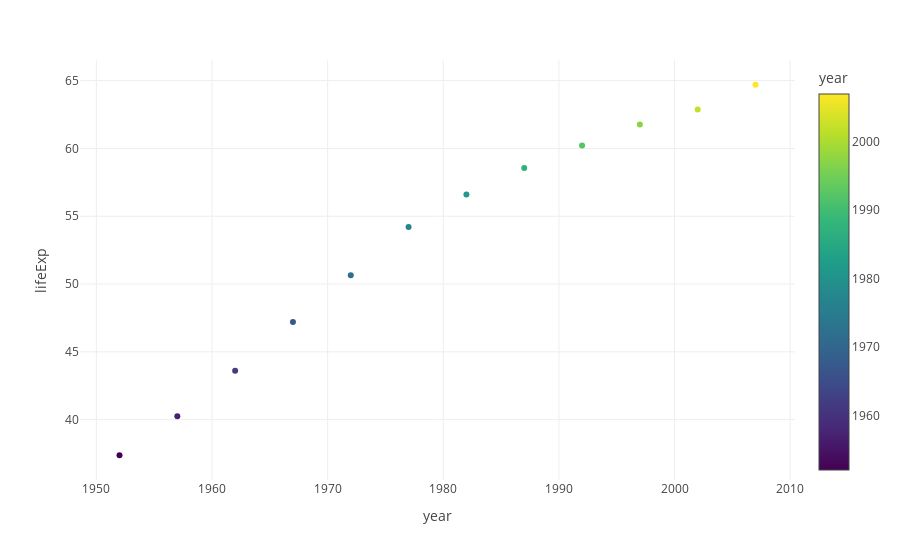

Notebook cell for this chart:
### Code cell
px.scatter(data_india,x='year',y='lifeExp',color='year',template='gridon')

### Figure 1 — Plotly figure (JSON) as saved in the notebook; plotly's stock layout.template omitted (floating-point values rounded to 4 significant figures)
{"data": [{"hovertemplate": "year=%{marker.color}<br>lifeExp=%{y}<extra></extra>", "legendgroup": "", "marker": {"color": [1952, 1957, 1962, 1967, 1972, 1977, 1982, 1987, 1992, 1997, 2002, 2007], "coloraxis": "coloraxis", "symbol": "circle"}, "mode": "markers", "name": "", "orientation": "v", "showlegend": false, "type": "scatter", "x": [1952, 1957, 1962, 1967, 1972, 1977, 1982, 1987, 1992, 1997, 2002, 2007], "xaxis": "x", "y": [37.37, 40.25, 43.6, 47.19, 50.65, 54.21, 56.6, 58.55, 60.22, 61.77, 62.88, 64.7], "yaxis": "y"}], "layout": {"autosize": true, "coloraxis": {"colorbar": {"title": {"text": "year"}}, "colorscale": [[0, "#440154"], [0.1111, "#482878"], [0.2222, "#3e4989"], [0.3333, "#31688e"], [0.4444, "#26828e"], [0.5556, "#1f9e89"], [0.6667, "#35b779"], [0.7778, "#6ece58"], [0.8889, "#b5de2b"], [1, "#fde725"]]}, "legend": {"tracegroupgap": 0}, "margin": {"t": 60}, "xaxis": {"anchor": "y", "autorange": true, "domain": [0, 1], "range": [1948.0, 2011.0], "title": {"text": "year"}, "type": "linear"}, "yaxis": {"anchor": "x", "autorange": true, "domain": [0, 1], "range": [35.26, 66.81], "title": {"text": "lifeExp"}, "type": "linear"}}}
